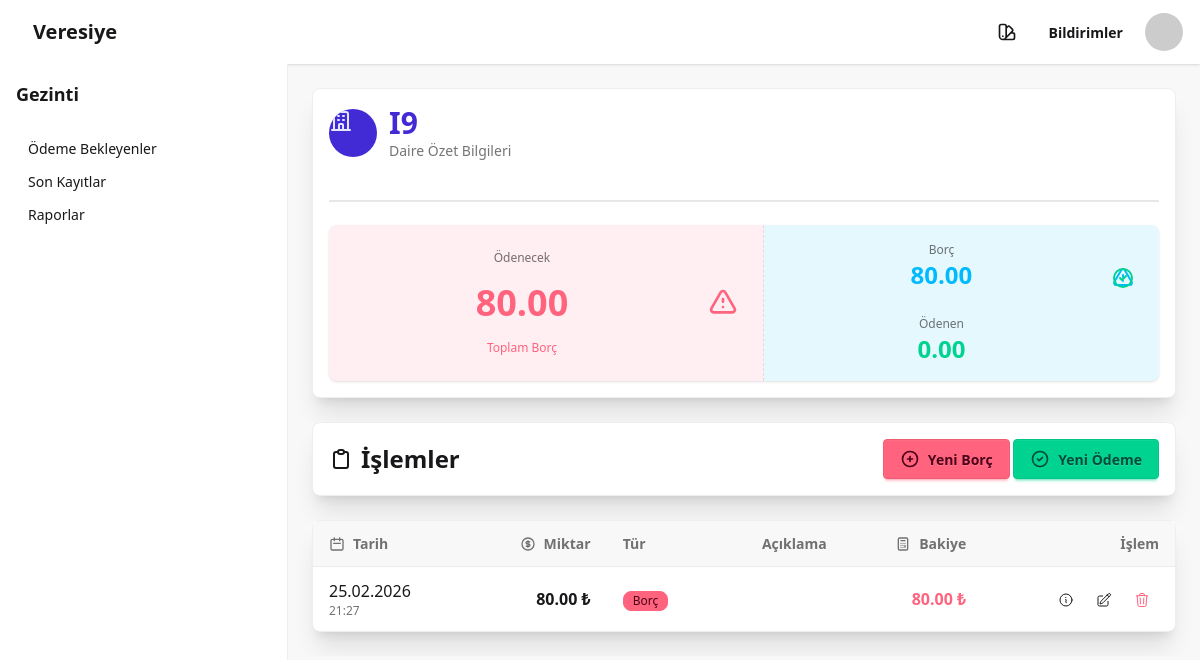
Page /apartment/I9/ (signed in) on the committed database.
### main/models.py (models this page shows, shortened)
class Apartment(models.Model):
    number = models.CharField(max_length=3)
    name = models.CharField(max_length=100 ,blank=True, null=True)
    phone= models.CharField(max_length=20, blank=True, null=True)
    def total_debt(self):
        total_debt = self.transactions.filter(is_debt=True,active=True).aggregate(models.Sum('amount', default=0))['amount__sum'] or 0
        return total_debt
    def total_payment(self):
        total_payment = self.transactions.filter(is_debt=False,active=True).aggregate(models.Sum('amount', default=0))['amount__sum'] or 0
        return total_payment
    def total_balance(self):
        if self.transactions.exists():
            total_balance=self.transactions.filter(is_debt=True,active=True).aggregate(models.Sum('amount', default=0))['amount__sum'] - self.transactions.filter(is_debt=False,active=True).aggregate(models.Sum('amount', default=0))['amount__sum']
            return total_balance
        return 0
    def __str__(self):
        return self.number

class Transaction(models.Model):
    apartment = models.ForeignKey(Apartment, on_delete=models.CASCADE, related_name='transactions')
    amount = models.DecimalField(max_digits=10, decimal_places=2)
    is_debt = models.BooleanField(default=False)
    payment_method = models.CharField(max_length=50, blank=True, null=True)
    description = models.TextField(blank=True, null=True)
    date = models.DateTimeField(auto_now_add=True)
    active = models.BooleanField(default=True, blank=True, null=True)
    updated_at = models.DateTimeField(auto_now=True)
    created_by_name = models.ForeignKey(User, on_delete=models.SET_NULL, null=True, related_name='created_transactions')
    updated_by_name = models.ForeignKey(User, on_delete=models.SET_NULL, null=True, related_name='updated_transactions')

### main/views.py (the view)
# urls.py: path('apartment/<str:apartment_number>/', views.apartment_detail, name='apartment_detail'),
@login_required
def apartment_detail(request, apartment_number):
    apartment = Apartment.objects.filter(number=apartment_number).first()
    if not apartment:
        apartment=Apartment.objects.create(number=apartment_number)
    transactions = list(Transaction.objects.filter(apartment=apartment,active=True).order_by('-date'))
    running_balance = apartment.total_balance()
    for transaction in transactions:
        transaction.running_balance = running_balance
        if transaction.is_debt:
            running_balance -= transaction.amount
        else:
            running_balance += transaction.amount
    apartment.total_debt = apartment.total_debt()
    apartment.total_payment = apartment.total_payment()
    apartment.total_balance = apartment.total_balance()
    context = {
        'apartment': apartment,
        'transactions': transactions,
    }
    return render(request, 'apartment_detail.html', context)

### main/templates/apartment_detail.html
{% extends "base.html" %}
{% block content %}
<div class="max-w-7xl mx-auto space-y-6">
    <div id="total_stat" class="w-full">{% include "partials/total.html" %}</div>
    <div class="card bg-base-100 shadow-xl border border-base-300">
        <div class="card-body p-4">
            <div class="flex items-center justify-between flex-wrap gap-4">
                <h2 class="card-title text-xl md:text-2xl">
                    <svg xmlns="http://www.w3.org/2000/svg" class="h-6 w-6" fill="none" viewBox="0 0 24 24" stroke="currentColor">
                        <path stroke-linecap="round" stroke-linejoin="round" stroke-width="2" d="M9 5H7a2 2 0 00-2 2v12a2 2 0 002 2h10a2 2 0 002-2V7a2 2 0 00-2-2h-2M9 5a2 2 0 002 2h2a2 2 0 002-2M9 5a2 2 0 012-2h2a2 2 0 012 2" />
                    </svg>
                    İşlemler
                </h2>
                <div class="btn-group">
                    <button class="btn btn-error gap-2"
                        hx-get="{% url 'main:htmx_transaction_create' apartment_number=apartment.number transaction_type='debt' %}"
                        hx-target="body"
                        hx-swap="beforeend">
                        <svg xmlns="http://www.w3.org/2000/svg" class="h-5 w-5" fill="none" viewBox="0 0 24 24" stroke="currentColor">
                            <path stroke-linecap="round" stroke-linejoin="round" stroke-width="2" d="M12 9v3m0 0v3m0-3h3m-3 0H9m12 0a9 9 0 11-18 0 9 9 0 0118 0z" />
                        </svg>
                        Yeni Borç
                    </button>
                    <button class="btn btn-success gap-2"
                        hx-get="{% url 'main:htmx_transaction_create' apartment_number=apartment.number transaction_type='payment' %}"
                        hx-target="body"
                        hx-swap="beforeend">
                        <svg xmlns="http://www.w3.org/2000/svg" class="h-5 w-5" fill="none" viewBox="0 0 24 24" stroke="currentColor">
                            <path stroke-linecap="round" stroke-linejoin="round" stroke-width="2" d="M9 12l2 2 4-4m6 2a9 9 0 11-18 0 9 9 0 0118 0z" />
                        </svg>
                        Yeni Ödeme
                    </button>
                </div>
            </div>
        </div>
    </div>
    <div id="transaction_table">{% include "partials/transaction_table.html" %}</div>
</div>
{% endblock content %}

### main/templates/partials/total.html (shortened to what this page needs)
{% load humanize %}
<div class="card bg-base-100 shadow-xl border border-base-300">
    <div class="card-body p-4">
        <div class="flex items-center gap-3 mb-4">
            <div class="avatar placeholder">
                <div class="bg-primary text-primary-content rounded-full w-12">
                </div>
            </div>
            <div>
                <h2 class="card-title text-2xl md:text-3xl text-primary">{{ apartment }}</h2>
                <p class="text-sm text-base-content/60">Daire Özet Bilgileri</p>
            </div>
        </div>
        <div class="divider my-2"></div>
        <div class="stats shadow-sm flex-col sm:flex-row w-full">
            <div class="stat place-items-center bg-error/10">
                <div class="stat-figure text-error">
                </div>
                <div class="stat-title">Ödenecek</div>
                <div class="stat-value text-2xl sm:text-3xl md:text-4xl text-error">{{ apartment.total_balance|floatformat:2|intcomma }}</div>
                <div class="stat-desc text-error">Toplam Borç</div>
            </div>
            <div class="stat place-items-center bg-info/10">
                <div class="stat-figure text-info">
                </div>
                <div class="stat-title">Borç</div>
                <div class="stat-value text-xl sm:text-2xl text-info">{{ apartment.total_debt|floatformat:2|intcomma }}</div>
                <div class="stat-figure text-success">
                    <svg xmlns="http://www.w3.org/2000/svg" class="h-6 w-6" fill="none" viewBox="0 0 24 24" stroke="currentColor">
                        <path stroke-linecap="round" stroke-linejoin="round" stroke-width="2" d="M9 12l2 2 4-4m6 2a9 9 0 11-18 0 9 9 0 0118 0z" />
                    </svg>
                </div>
                <div class="stat-title">Ödenen</div>
                <div class="stat-value text-xl sm:text-2xl text-success">{{ apartment.total_payment|floatformat:2|intcomma }}</div>
            </div>
        </div>
    </div>
</div>

### main/templates/partials/transaction_table.html (shortened to what this page needs)
{% load humanize %}
<div class="card bg-base-100 shadow-xl border border-base-300">
    <div class="card-body p-0">
        <div class="overflow-x-auto">
            <table class="table table-zebra w-full text-xs sm:text-sm md:text-base">
                <thead class="bg-base-200">
                    <tr>
                        <th>
                            <div class="flex items-center gap-2">
                                <svg xmlns="http://www.w3.org/2000/svg" class="h-4 w-4" fill="none" viewBox="0 0 24 24" stroke="currentColor">
                                    <path stroke-linecap="round" stroke-linejoin="round" stroke-width="2" d="M8 7V3m8 4V3m-9 8h10M5 21h14a2 2 0 002-2V7a2 2 0 00-2-2H5a2 2 0 00-2 2v12a2 2 0 002 2z" />
                                </svg>
                                Tarih
                            </div>
                        </th>
                        <th class="text-right">
                            <div class="flex items-center justify-end gap-2">
                                Miktar
                            </div>
                        </th>
                        <th class="hidden lg:table-cell">Tür</th>
                        <th class="text-right hidden lg:table-cell">Açıklama</th>
                        <th class="text-right">
                            <div class="flex items-center justify-end gap-2">
                                Bakiye
                            </div>
                        </th>
                        <th class="text-right">İşlem</th>
                    </tr>
                </thead>
                <tbody>
                    {% for transaction in transactions %}
                    <tr class="{% if not transaction.is_debt %}bg-success/10{% endif %} hover:bg-base-200/50 transition-colors duration-150">
                        <td>
                            <div class="flex flex-col">
                                <span class="font-medium">{{ transaction.date|date:"d.m.Y" }}</span>
                                <span class="text-xs opacity-60">{{ transaction.date|date:"H:i" }}</span>
                            </div>
                        </td>
                        <td class="text-right font-bold">{{ transaction.amount|floatformat:2|intcomma }} ₺</td>
                        <td class="hidden lg:table-cell">
                            <div class="badge {% if transaction.is_debt %}badge-error{% else %}badge-success{% endif %} badge-sm">
                                {% if transaction.is_debt %}Borç{% else %}Ödeme{% endif %}
                            </div>
                        </td>
                        <td class="hidden lg:table-cell text-right text-xs opacity-75">{{ transaction.description }}</td>
                        <td class="font-semibold text-right {% if transaction.running_balance > 0 %}text-error{% elif transaction.running_balance < 0 %}text-success{% endif %}">
                            {{ transaction.running_balance|floatformat:2|intcomma }} ₺
                        </td>
                        <td class="text-right">
                            <div class="btn-group btn-group-horizontal">
                                <button class="btn btn-xs btn-ghost tooltip"
                                    hx-get="{% url 'main:htmx_transaction_detail' transaction_id=transaction.id %}"
                                    hx-target="body"
                                    hx-swap="beforeend"
                                    data-tip="Detay">
                                </button>
                                <button class="btn btn-xs btn-ghost tooltip"
                                    hx-get="{% url 'main:htmx_transaction_update' transaction_id=transaction.id transaction_type='update'%}"
                                    hx-target="body"
                                    hx-swap="beforeend"
                                    data-tip="Düzenle">
                                </button>
                                <button class="btn btn-xs btn-ghost text-error tooltip"
                                    hx-get="{% url 'main:htmx_transaction_update' transaction_id=transaction.id transaction_type='delete'%}"
                                    hx-target="body"
                                    hx-swap="beforeend"
                                    data-tip="Sil">
                                </button>
                            </div>
                        </td>
                    </tr>
                    {% endfor %}
                </tbody>
            </table>
        </div>
    </div>
</div>

### rows in the picture
Apartment: number "I9", total_balance "80.00", total_debt "80.00", total_payment "0.00"
Transaction: is_debt "Borç"
